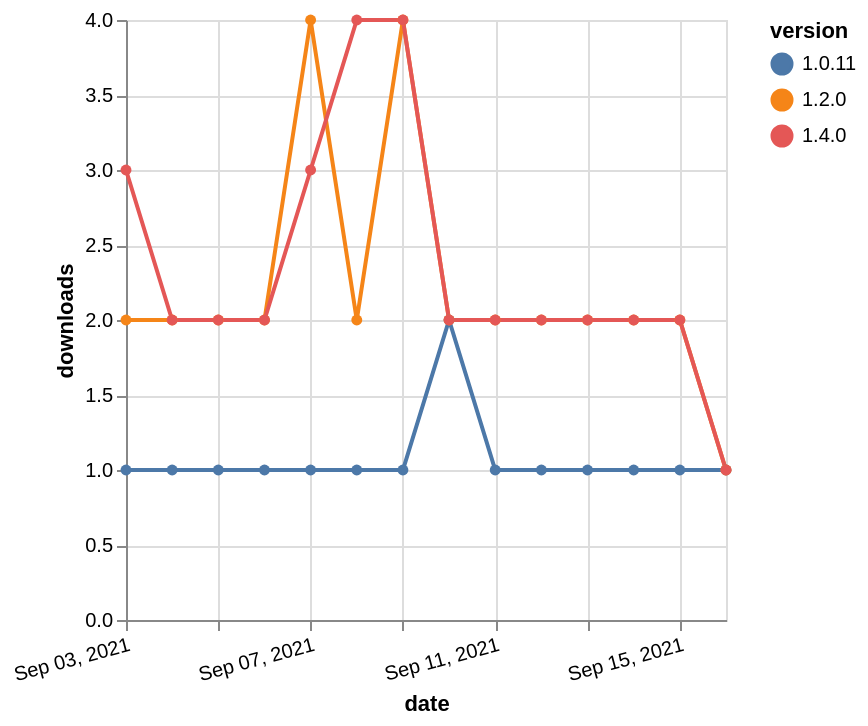

Here is the Vega-Lite specification saved for this chart:
### Vega-Lite specification from a JSON file in a GitHub repository (floating-point values rounded to 4 significant figures)
{"$schema": "https://vega.github.io/schema/vega-lite/v5.json", "description": "A simple bar chart with embedded data.", "data": {"values": [{"date": "2021-09-03", "total": 171, "delta": 1, "version": "1.0.11"}, {"date": "2021-09-04", "total": 172, "delta": 1, "version": "1.0.11"}, {"date": "2021-09-05", "total": 173, "delta": 1, "version": "1.0.11"}, {"date": "2021-09-06", "total": 174, "delta": 1, "version": "1.0.11"}, {"date": "2021-09-07", "total": 175, "delta": 1, "version": "1.0.11"}, {"date": "2021-09-08", "total": 176, "delta": 1, "version": "1.0.11"}, {"date": "2021-09-09", "total": 177, "delta": 1, "version": "1.0.11"}, {"date": "2021-09-10", "total": 179, "delta": 2, "version": "1.0.11"}, {"date": "2021-09-11", "total": 180, "delta": 1, "version": "1.0.11"}, {"date": "2021-09-12", "total": 181, "delta": 1, "version": "1.0.11"}, {"date": "2021-09-13", "total": 182, "delta": 1, "version": "1.0.11"}, {"date": "2021-09-14", "total": 183, "delta": 1, "version": "1.0.11"}, {"date": "2021-09-15", "total": 184, "delta": 1, "version": "1.0.11"}, {"date": "2021-09-16", "total": 185, "delta": 1, "version": "1.0.11"}, {"date": "2021-09-03", "total": 723, "delta": 2, "version": "1.2.0"}, {"date": "2021-09-04", "total": 725, "delta": 2, "version": "1.2.0"}, {"date": "2021-09-05", "total": 727, "delta": 2, "version": "1.2.0"}, {"date": "2021-09-06", "total": 729, "delta": 2, "version": "1.2.0"}, {"date": "2021-09-07", "total": 733, "delta": 4, "version": "1.2.0"}, {"date": "2021-09-08", "total": 735, "delta": 2, "version": "1.2.0"}, {"date": "2021-09-09", "total": 739, "delta": 4, "version": "1.2.0"}, {"date": "2021-09-10", "total": 741, "delta": 2, "version": "1.2.0"}, {"date": "2021-09-11", "total": 743, "delta": 2, "version": "1.2.0"}, {"date": "2021-09-12", "total": 745, "delta": 2, "version": "1.2.0"}, {"date": "2021-09-13", "total": 747, "delta": 2, "version": "1.2.0"}, {"date": "2021-09-14", "total": 749, "delta": 2, "version": "1.2.0"}, {"date": "2021-09-15", "total": 751, "delta": 2, "version": "1.2.0"}, {"date": "2021-09-16", "total": 752, "delta": 1, "version": "1.2.0"}, {"date": "2021-09-03", "total": 242, "delta": 3, "version": "1.4.0"}, {"date": "2021-09-04", "total": 244, "delta": 2, "version": "1.4.0"}, {"date": "2021-09-05", "total": 246, "delta": 2, "version": "1.4.0"}, {"date": "2021-09-06", "total": 248, "delta": 2, "version": "1.4.0"}, {"date": "2021-09-07", "total": 251, "delta": 3, "version": "1.4.0"}, {"date": "2021-09-08", "total": 255, "delta": 4, "version": "1.4.0"}, {"date": "2021-09-09", "total": 259, "delta": 4, "version": "1.4.0"}, {"date": "2021-09-10", "total": 261, "delta": 2, "version": "1.4.0"}, {"date": "2021-09-11", "total": 263, "delta": 2, "version": "1.4.0"}, {"date": "2021-09-12", "total": 265, "delta": 2, "version": "1.4.0"}, {"date": "2021-09-13", "total": 267, "delta": 2, "version": "1.4.0"}, {"date": "2021-09-14", "total": 269, "delta": 2, "version": "1.4.0"}, {"date": "2021-09-15", "total": 271, "delta": 2, "version": "1.4.0"}, {"date": "2021-09-16", "total": 272, "delta": 1, "version": "1.4.0"}]}, "width": "container", "mark": {"type": "line", "point": {"filled": true}}, "encoding": {"x": {"field": "date", "type": "temporal", "timeUnit": "yearmonthdate", "title": "date", "axis": {"labelAngle": -15}}, "y": {"field": "delta", "type": "quantitative", "title": "downloads"}, "color": {"field": "version", "type": "nominal"}, "tooltip": {"field": "delta"}}}
